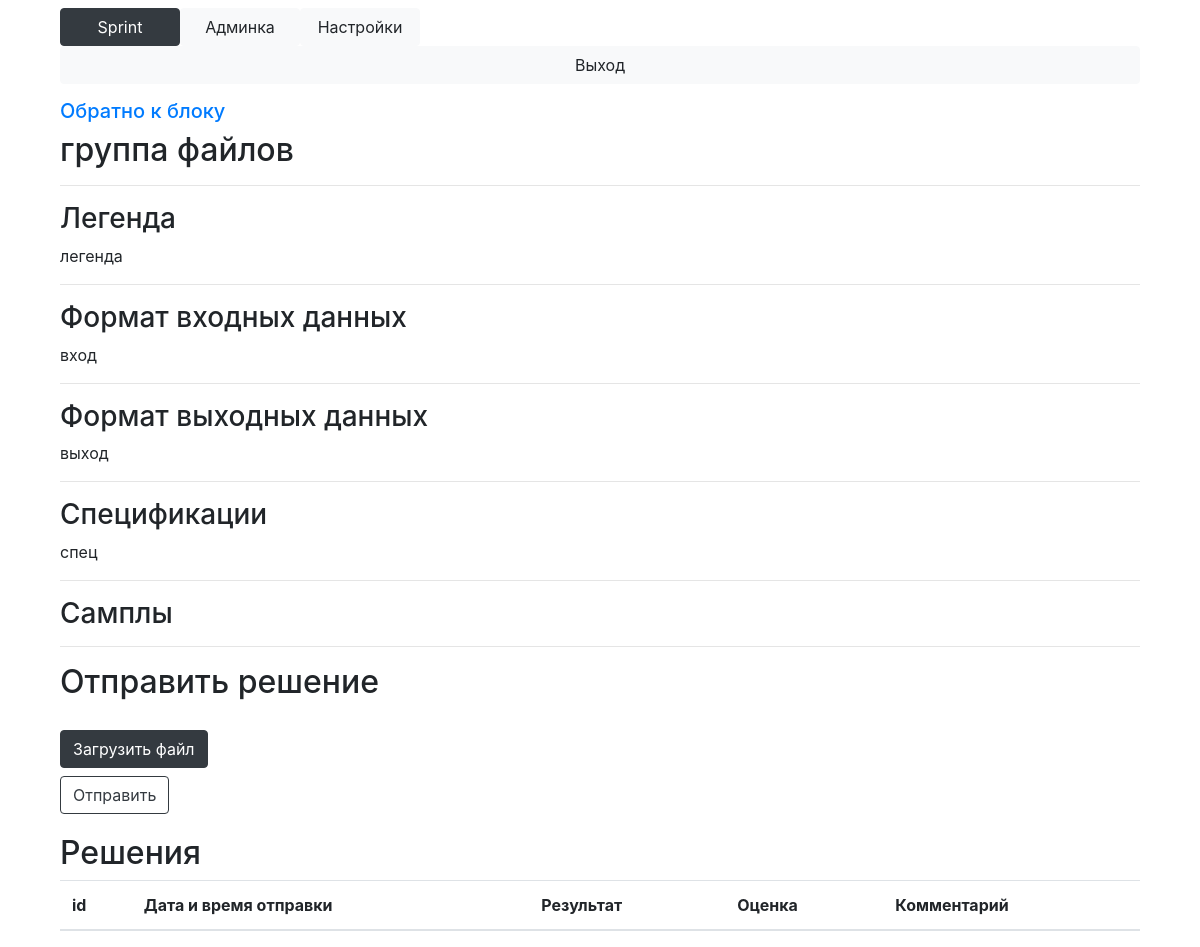
Page /task?id=3 (signed in) on the committed database.
### Main/models.py (models this page shows, shortened)
class Task(models.Model):
    name = models.TextField()
    block = models.ForeignKey(Block, on_delete=models.CASCADE)
    legend = models.TextField(default='')
    input = models.TextField(default='')
    output = models.TextField(default='')
    specifications = models.TextField(default='')
    time_limit = models.IntegerField(default=10000)
    weight = models.FloatField(default=1.0)
    max_mark = models.IntegerField(default=10)
    max_solutions_count = models.IntegerField(default=10)
    show_details = models.BooleanField(default=False)
    full_solution = models.BooleanField(default=False)
    @property
    def samples(self):
        return [{
                'input': file,
                'output': file.answer
            } for file in ExtraFile.objects.filter(task=self, sample=True).order_by('filename')]

### Main/views.py (the view, shortened to what this page needs)
# urls.py: path('task', views.task),
def task(request):
    current_task = Task.objects.get(id=request.GET['id'])
    user = request.user
    if not check_permission_block(user, current_task.block):
        return HttpResponseRedirect('/main')
    can_send = can_send_solution(user, current_task)
    return render(request, 'task.html', context={'task': current_task,
                                                 'solutions': reversed(Solution.objects.filter(task=current_task, user=user)),
                                                 'can_send': can_send,
                                                 'can_edit': check_admin_on_course(request.user, current_task.block.course)})

### Main/context_processors.py (called while the page is built)
def attributes(request):
	return {
		'current_page': 'settings' if '/settings' == request.path else 'admin' if '/admin/' in request.path else 'main',
		'is_admin': check_admin(request.user)
	}

### Main/main.py (called while the page is built, shortened)
def check_login(user):
    return user.is_authenticated

def check_admin(user):
    if check_teacher(user):
        return True
    if not check_login(user):
        return False
    return len(Subscribe.objects.filter(user=user, is_assistant=True)) > 0

def check_teacher(user):
    return user.is_staff and check_login(user)

def courses_available(user):
    if user.is_superuser:
        return Course.objects.all()
    else:
        return [s.course for s in Subscribe.objects.filter(user=user)]

def blocks_available(user):
    courses = courses_available(user)
    blocks = {}
    is_admin = check_admin(user)
    for course in courses:
        if is_admin:
            blocks[course] = Block.objects.filter(
                course=course
            )
        else:
            blocks[course] = Block.objects.filter(
                opened=True,
                time_start__lte=timezone.now(),
                course=course
            )
    return blocks

def can_send_solution(user, task):
    if user.is_superuser:
        return True

def check_permission_block(user, block):
    blocks = blocks_available(user)
    for course in blocks.keys():
        if block in blocks[course]:
            return True
    return False

def check_admin_on_course(user, course):
    if user.is_superuser:
        return True
    try:
        s = Subscribe.objects.get(user=user, course=course)
    except ObjectDoesNotExist:
        return False
    return s.is_assistant or user.is_staff

### templates/task.html (shortened to what this page needs)
{% extends 'base.html' %}
{% load filters %}
{% block onload %}doPoll(){% endblock %}
{% block content %}
        <h5>
            <a href="/block?id={{ task.block.id }}">Обратно к блоку</a>
        </h5>
        <h2>
            {{ task.name }}
        </h2>
        <hr>
        <h3>Легенда</h3>
        {% autoescape off %}
            {{ task.legend }}
        {% endautoescape %}
        <hr>
        <h3>Формат входных данных</h3>
            {% autoescape off %}
            {{ task.input }}
            {% endautoescape %}
        <hr>
        <h3>Формат выходных данных</h3>
            {% autoescape off %}
            {{ task.output }}
            {% endautoescape %}
        <hr>
        <h3>Спецификации</h3>
            {% autoescape off %}
            {{ task.specifications }}
            {% endautoescape %}
        <hr>
        <h3>Самплы</h3>
        <hr>
        {% if can_send or can_edit %}
            <h2>Отправить решение</h2>
            <form action="" method="POST" enctype="multipart/form-data">
                <label for="file-upload" class="btn btn-dark" style="margin-top: 20px;">
                    Загрузить файл
                </label>
                <br><input type="submit" value="Отправить" class="btn btn-outline-dark">
            </form>
        {% endif %}
        <h2 style="margin-top: 20px;">Решения</h2>
        <table class="table">
            <thead>
                <tr>
                    <th scope="col">id</th>
                    <th scope="col">Дата и время отправки</th>
                    <th scope="col">Результат</th>
                    <th scope="col">Оценка</th>
                    <th scope="col">Комментарий</th>
                </tr>
            </thead>
        </table>
{% endblock %}

### rows in the picture
Task: name "группа файлов", legend "легенда", input "вход", output "выход", specifications "спец"
